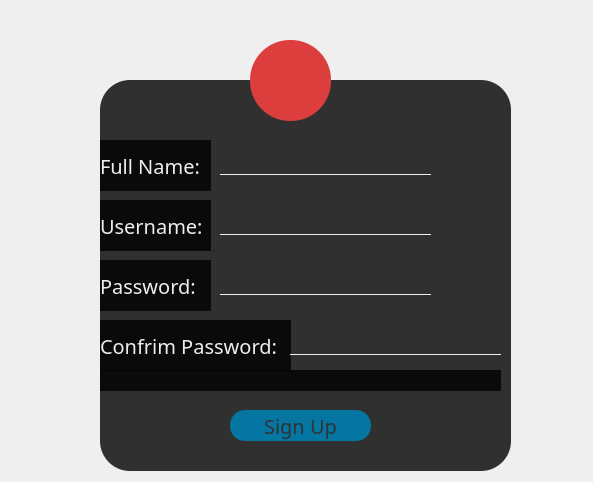
<?xml version="1.0" encoding="UTF-8"?>
<ui version="4.0">
 <class>Form</class>
 <widget class="QWidget" name="Form">
  <property name="windowModality">
   <enum>Qt::ApplicationModal</enum>
  </property>
  <property name="enabled">
   <bool>true</bool>
  </property>
  <property name="geometry">
   <rect>
    <x>0</x>
    <y>0</y>
    <width>593</width>
    <height>482</height>
   </rect>
  </property>
  <property name="sizePolicy">
   <sizepolicy hsizetype="Fixed" vsizetype="Fixed">
    <horstretch>0</horstretch>
    <verstretch>0</verstretch>
   </sizepolicy>
  </property>
  <property name="minimumSize">
   <size>
    <width>593</width>
    <height>482</height>
   </size>
  </property>
  <property name="maximumSize">
   <size>
    <width>593</width>
    <height>482</height>
   </size>
  </property>
  <property name="contextMenuPolicy">
   <enum>Qt::DefaultContextMenu</enum>
  </property>
  <property name="acceptDrops">
   <bool>false</bool>
  </property>
  <property name="windowTitle">
   <string>App</string>
  </property>
  <property name="windowIcon">
   <iconset resource="../../Downloads/Pics.qrc">
    <normaloff>:/Images/Images/User.png</normaloff>:/Images/Images/User.png</iconset>
  </property>
  <property name="autoFillBackground">
   <bool>false</bool>
  </property>
  <property name="styleSheet">
   <string notr="true">*{
font-family:century-gotchic;
font-size:20px;
}
#Form{
background-image: url(:/Images/Images/back.png);
}
QFrame
{
background:rgb(0,0,0,0.8);
border-radius:30px;
}
QPushButton
{
color: rgb(46, 52, 54);
background:#0575A2;
border-radius:15px;

}
QToolButton
{
background:#DC3D3D;
border-radius:40px;

}
QLabel
{
	color: rgb(238, 238, 236);

}
QPushButton:hover
{
color:white;
background:rgb(50, 85, 162);
border-radius:15px;

}
QLineEdit
{
background:transparent;
color:rgb(238, 238, 236);
border:none;
border-bottom:1px solid rgb(238, 238, 236); 
}</string>
  </property>
  <widget class="QFrame" name="frame">
   <property name="geometry">
    <rect>
     <x>100</x>
     <y>80</y>
     <width>411</width>
     <height>391</height>
    </rect>
   </property>
   <property name="frameShape">
    <enum>QFrame::StyledPanel</enum>
   </property>
   <property name="frameShadow">
    <enum>QFrame::Raised</enum>
   </property>
   <widget class="QLabel" name="FNlabel">
    <property name="geometry">
     <rect>
      <x>0</x>
      <y>60</y>
      <width>111</width>
      <height>51</height>
     </rect>
    </property>
    <property name="text">
     <string>Full Name: </string>
    </property>
   </widget>
   <widget class="QLabel" name="Ulabel">
    <property name="geometry">
     <rect>
      <x>0</x>
      <y>120</y>
      <width>111</width>
      <height>51</height>
     </rect>
    </property>
    <property name="text">
     <string>Username:</string>
    </property>
   </widget>
   <widget class="QLabel" name="PLabel">
    <property name="geometry">
     <rect>
      <x>0</x>
      <y>180</y>
      <width>111</width>
      <height>51</height>
     </rect>
    </property>
    <property name="text">
     <string>Password:</string>
    </property>
   </widget>
   <widget class="QLabel" name="Conlabel">
    <property name="geometry">
     <rect>
      <x>0</x>
      <y>240</y>
      <width>191</width>
      <height>51</height>
     </rect>
    </property>
    <property name="text">
     <string>Confrim Password:</string>
    </property>
   </widget>
   <widget class="QPushButton" name="SignUpButton">
    <property name="geometry">
     <rect>
      <x>130</x>
      <y>330</y>
      <width>141</width>
      <height>31</height>
     </rect>
    </property>
    <property name="text">
     <string>Sign Up</string>
    </property>
   </widget>
   <widget class="QLineEdit" name="FNLine">
    <property name="geometry">
     <rect>
      <x>120</x>
      <y>70</y>
      <width>211</width>
      <height>25</height>
     </rect>
    </property>
   </widget>
   <widget class="QLineEdit" name="Uline">
    <property name="geometry">
     <rect>
      <x>120</x>
      <y>130</y>
      <width>211</width>
      <height>25</height>
     </rect>
    </property>
   </widget>
   <widget class="QLineEdit" name="Pline">
    <property name="geometry">
     <rect>
      <x>120</x>
      <y>190</y>
      <width>211</width>
      <height>25</height>
     </rect>
    </property>
    <property name="echoMode">
     <enum>QLineEdit::Password</enum>
    </property>
   </widget>
   <widget class="QLineEdit" name="ConPassLine">
    <property name="geometry">
     <rect>
      <x>190</x>
      <y>250</y>
      <width>211</width>
      <height>25</height>
     </rect>
    </property>
    <property name="echoMode">
     <enum>QLineEdit::Password</enum>
    </property>
   </widget>
   <widget class="QLabel" name="label_5">
    <property name="geometry">
     <rect>
      <x>0</x>
      <y>290</y>
      <width>401</width>
      <height>21</height>
     </rect>
    </property>
    <property name="styleSheet">
     <string notr="true">font: 63 12pt &quot;FreeSans&quot;;
color: rgb(196, 152, 64);</string>
    </property>
    <property name="text">
     <string/>
    </property>
   </widget>
  </widget>
  <widget class="QToolButton" name="toolButton">
   <property name="geometry">
    <rect>
     <x>250</x>
     <y>40</y>
     <width>81</width>
     <height>81</height>
    </rect>
   </property>
   <property name="text">
    <string/>
   </property>
   <property name="icon">
    <iconset resource="../../Downloads/Pics.qrc">
     <normaloff>:/Images/Images/User.png</normaloff>:/Images/Images/User.png</iconset>
   </property>
   <property name="iconSize">
    <size>
     <width>120</width>
     <height>120</height>
    </size>
   </property>
   <property name="autoRaise">
    <bool>false</bool>
   </property>
  </widget>
 </widget>
 <tabstops>
  <tabstop>toolButton</tabstop>
 </tabstops>
 <resources>
  <include location="../../Downloads/Pics.qrc"/>
 </resources>
 <connections/>
</ui>
